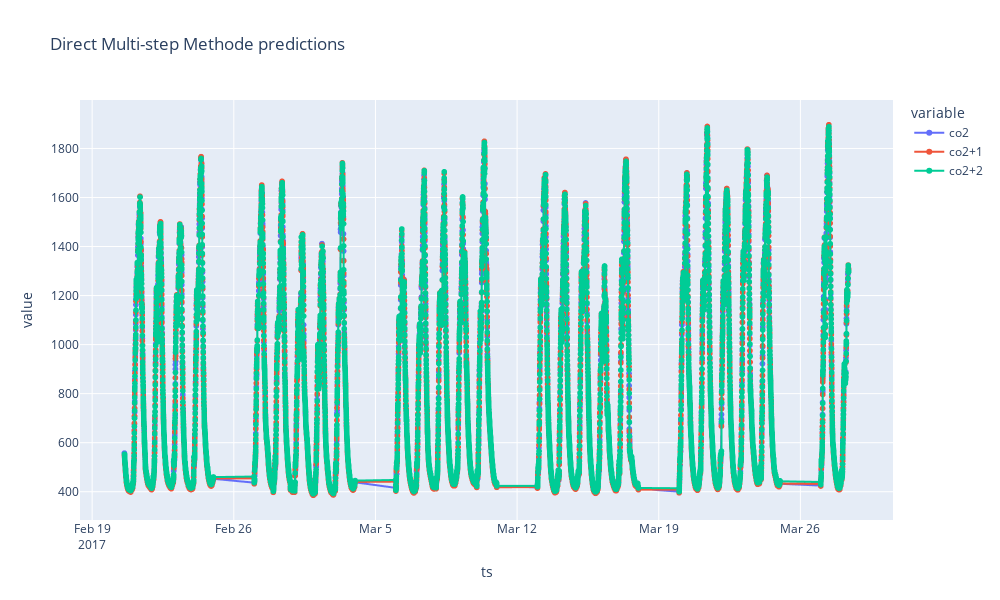

Notebook cell for this chart:
### Markdown cell above
## visualize

### Code cell
fig = px.line(df[['co2', 'co2+1', 'co2+2']], title='Direct Multi-step Methode predictions', markers=True, width=1000, height=600)
fig.show()

### Figure 1 — Plotly figure (JSON) as saved in the notebook; plotly's stock layout.template omitted (floating-point values rounded to 4 significant figures; data arrays with more than 128 entries replaced by an {"elided": "..."} marker saying what was removed)
{"data": [{"hovertemplate": "variable=co2<br>ts=%{x}<br>value=%{y}<extra></extra>", "legendgroup": "co2", "line": {"color": "#636efa", "dash": "solid"}, "marker": {"symbol": "circle"}, "mode": "markers+lines", "name": "co2", "showlegend": true, "type": "scattergl", "x": {"elided": "7423 str values"}, "xaxis": "x", "y": {"elided": "7423 float values"}, "yaxis": "y"}, {"hovertemplate": "variable=co2+1<br>ts=%{x}<br>value=%{y}<extra></extra>", "legendgroup": "co2+1", "line": {"color": "#EF553B", "dash": "solid"}, "marker": {"symbol": "circle"}, "mode": "markers+lines", "name": "co2+1", "showlegend": true, "type": "scattergl", "x": {"elided": "7423 str values"}, "xaxis": "x", "y": {"elided": "7423 float values"}, "yaxis": "y"}, {"hovertemplate": "variable=co2+2<br>ts=%{x}<br>value=%{y}<extra></extra>", "legendgroup": "co2+2", "line": {"color": "#00cc96", "dash": "solid"}, "marker": {"symbol": "circle"}, "mode": "markers+lines", "name": "co2+2", "showlegend": true, "type": "scattergl", "x": {"elided": "7423 str values"}, "xaxis": "x", "y": {"elided": "7423 float values"}, "yaxis": "y"}], "layout": {"dragmode": "zoom", "height": 600, "legend": {"title": {"text": "variable"}, "tracegroupgap": 0}, "title": {"text": "Direct Multi-step Methode predictions"}, "width": 1000, "xaxis": {"anchor": "y", "autorange": true, "domain": [0, 1], "range": ["2017-02-18 09:33:35.1105", "2017-03-30 13:51:24.8895"], "title": {"text": "ts"}, "type": "date"}, "yaxis": {"anchor": "x", "autorange": true, "domain": [0, 1], "range": [284.7, 1998.0], "title": {"text": "value"}, "type": "linear"}}}
